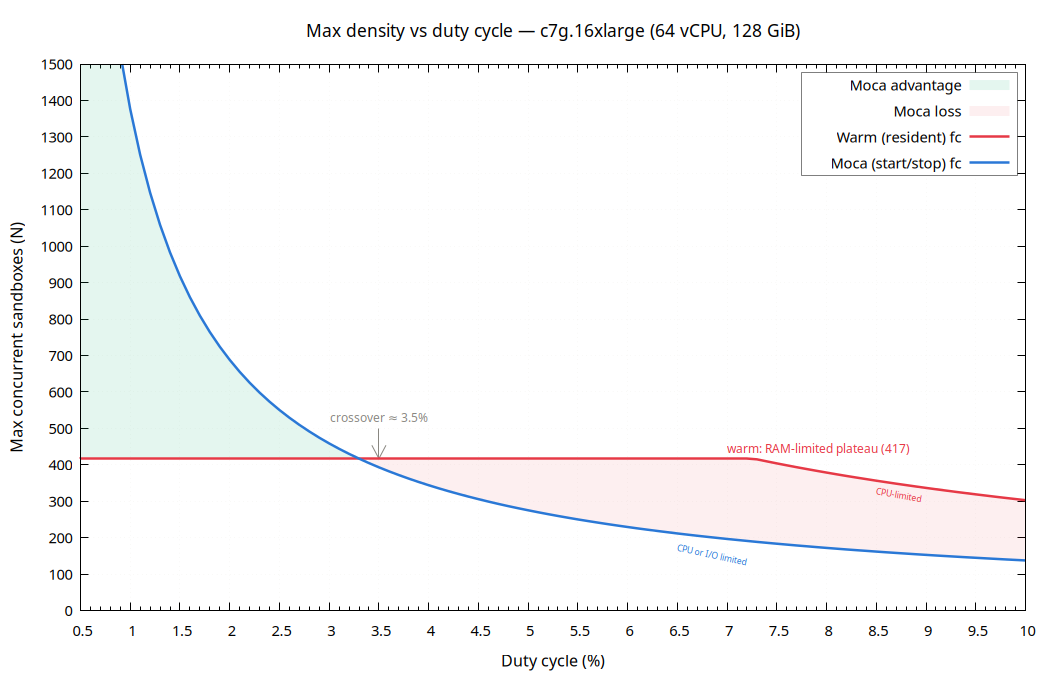

The script that saved this image:
# Max sandbox density vs duty cycle — c7g.16xlarge (64 vCPU, 128 GiB)
#
# Two curves: warm (resident) fc vs per-exec (start/stop) fc.
# Each point is the max concurrent sandboxes at that duty cycle,
# limited by whichever of CPU or RAM is exhausted first.
#
# Data: density-vs-duty.dat
#
# Usage:
#   gnuplot density-vs-duty.gp                       # → .png
#   gnuplot -e "TERM='pdf'" density-vs-duty.gp       # → .pdf

if (!exists("TERM")) TERM = "png"

if (TERM eq "pdf") {
    set terminal pdfcairo enhanced font "sans,11" size 7in,4.5in
    set output "density-vs-duty.pdf"
} else {
    set terminal pngcairo enhanced font "sans,11" size 1050,675
    set output "density-vs-duty.png"
}

# --- palette ---
warm    = "#e63946"
stut    = "#2a78d6"
excl    = "#1baf7a"
gridcol = "#e1e0d9"

# --- axes ---
set xlabel "Duty cycle (%)" font ",12"
set ylabel "Max concurrent sandboxes (N)" font ",12"
set title  "Max density vs duty cycle — c7g.16xlarge (64 vCPU, 128 GiB)" font ",13"

set xrange [0.5:10]
set yrange [0:1500]
set xtics 0.5
set ytics 100
set mxtics 5

set grid xtics ytics lt 0 lw 0.5 lc rgb gridcol
set key top right Right spacing 1.3 box lw 0.5

# --- line styles ---
set style line 1 lc rgb warm lw 2.5                  # warm
set style line 2 lc rgb stut lw 2.5                  # per-exec

loss    = "#e6394640"

# --- crossover annotation ---
set arrow 1 from 3.5,500 to 3.5,417 lw 1 lc rgb "#898781" head size 0.3,15
set label 1 at 3.5,530 "crossover ≈ 3.5%" font ",9" tc rgb "#898781" center

# warm RAM-limited plateau
set label 2 at 7,445 "warm: RAM-limited plateau (417)" font ",9" tc rgb warm

# CPU-limited annotations (along the hyperbolic segments)
set label 3 at 6.5,175 "{/*0.8 CPU or I/O limited}" font ",8" tc rgb stut rotate by -12
set label 4 at 8.5,330 "{/*0.8 CPU-limited}" font ",8" tc rgb warm rotate by -10

# --- plot ---
plot \
    "density-vs-duty.dat" using 1:($3 > $2 ? $2 : 1/0):($3) with filledcurves \
        fc rgb excl fs transparent solid 0.12 noborder \
        title "Moca advantage", \
    "" using 1:($2 > $3 ? $3 : 1/0):($2) with filledcurves \
        fc rgb warm fs transparent solid 0.08 noborder \
        title "Moca loss", \
    "" using 1:2 with lines ls 1 title "Warm (resident) fc", \
    "" using 1:3 with lines ls 2 title "Moca (start/stop) fc"
